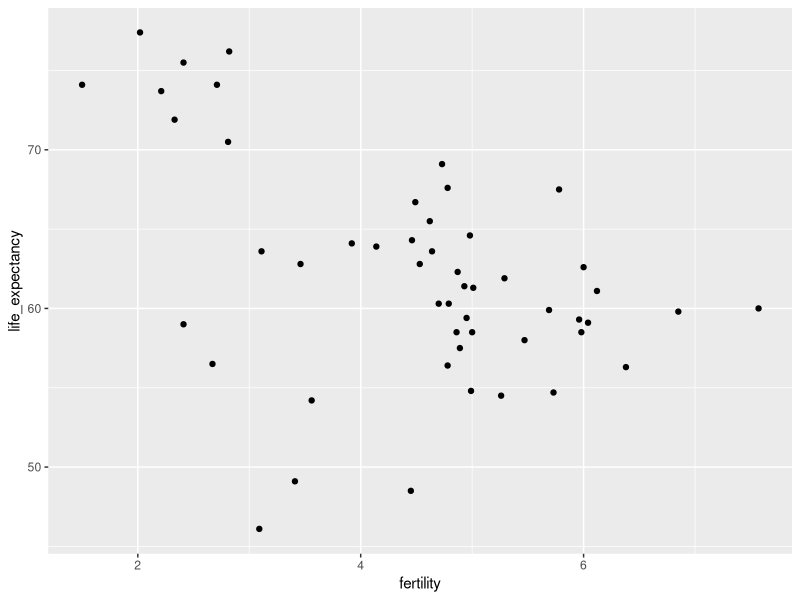
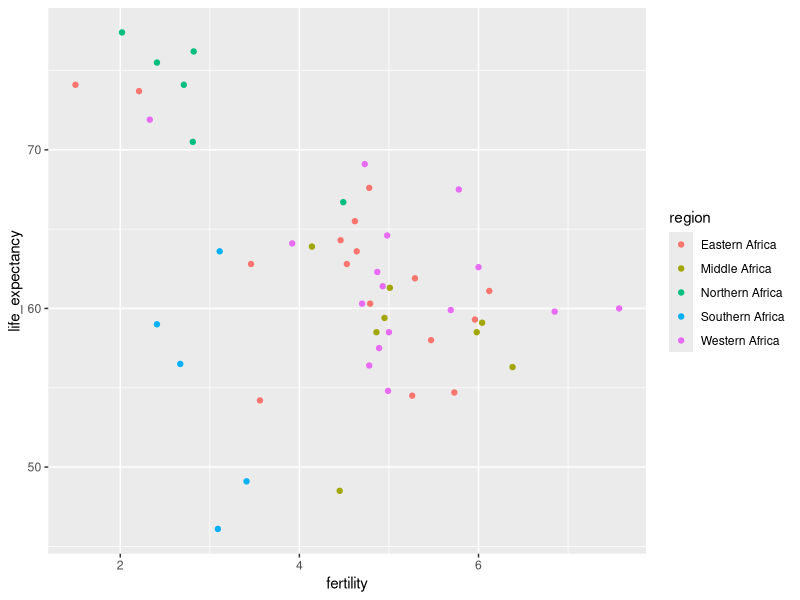
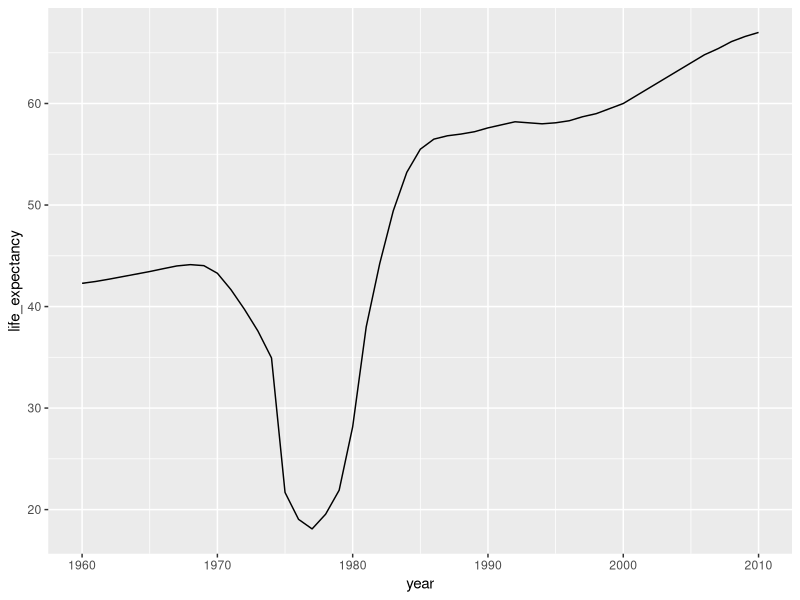
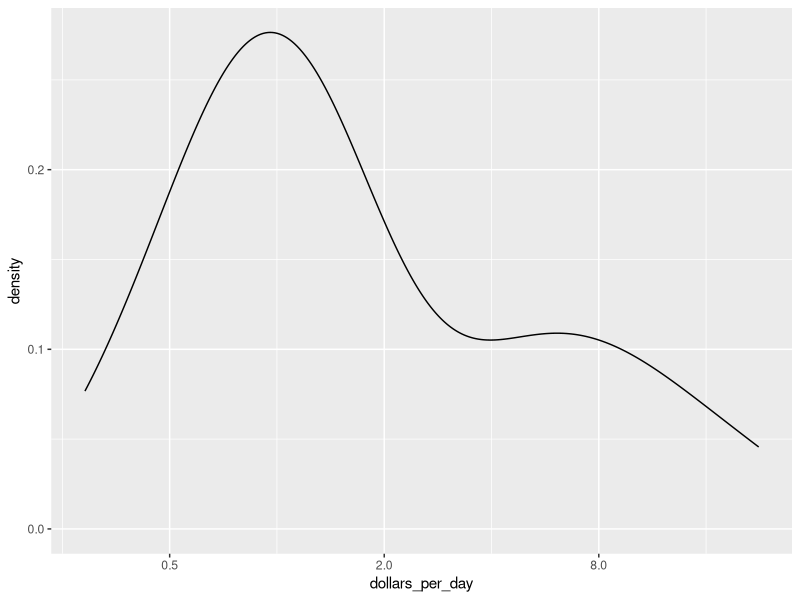
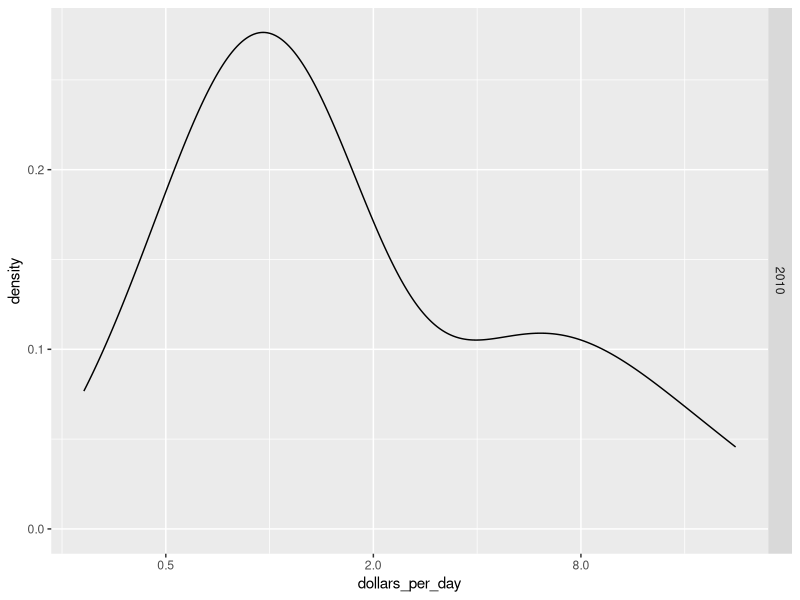
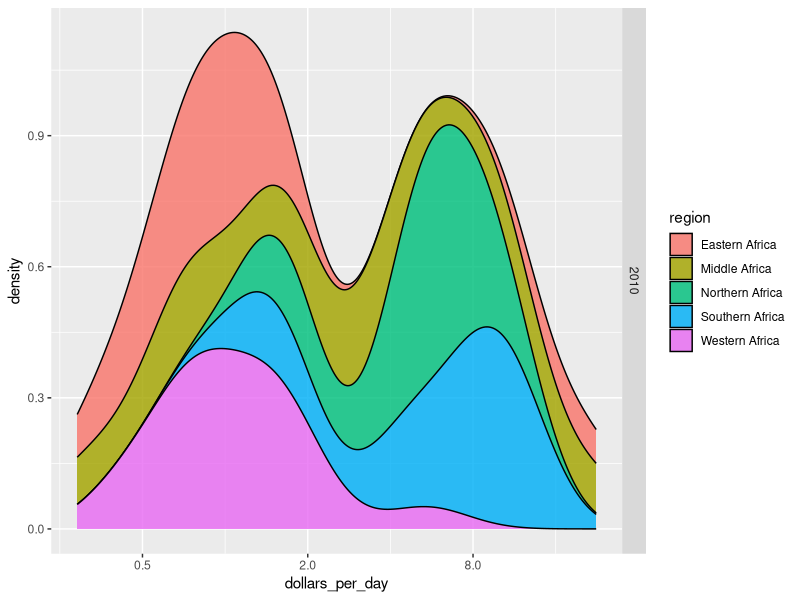
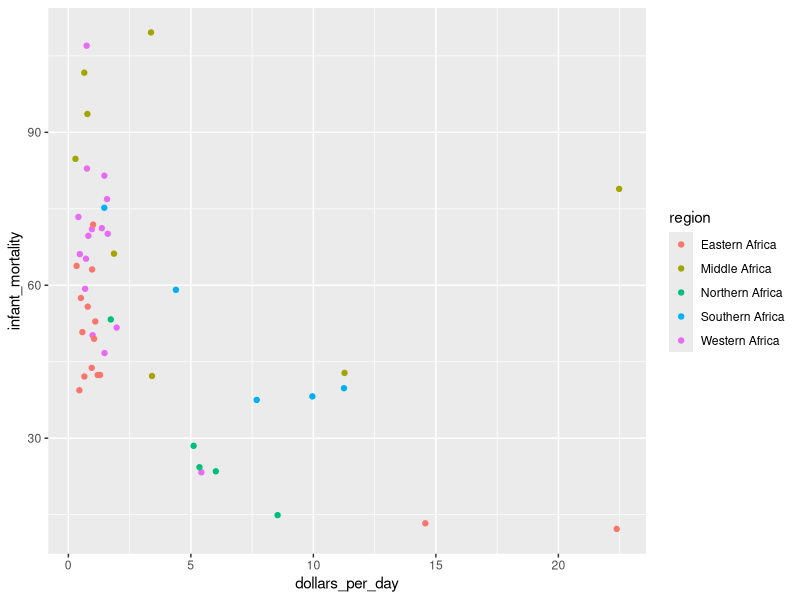

These figures' R source, in order: (Note: this script raises an error after producing the figures.)
"Exercise 1. Life expectancy vs fertility - part 1
The Gapminder Foundation (www.gapminder.org) is a non-profit organization based in Sweden that 
promotes global development through the use of statistics that can help reduce misconceptions 
about global development.


* Using ggplot and the points layer, create a scatter plot of life expectancy versus fertility for 
  the African continent in 2012.
* Remember that you can use the R console to explore the gapminder dataset to figure out the names 
  of the columns in the dataframe.
* In this exercise we provide parts of code to get you going. You need to fill out what is missing. 
  But note that going forward, in the next exercises, you will be required to write most of the code.
"

library(dplyr)
library(ggplot2)
library(dslabs)
data(gapminder)
## fill out the missing parts in filter and aes
gapminder %>% filter(continent == "Africa" & year == 2012) %>%
  ggplot(aes( x = fertility, y = life_expectancy )) +
  geom_point()
  
"Exercise 2. Life expectancy vs fertility - part 2 - coloring your plot
Note that there is quite a bit of variability in life expectancy and fertility with some African 
countries having very high life expectancies. There also appear to be three clusters in the plot.

Remake the plot from the previous exercises but this time use color to dinstinguish the different 
regions of Africa to see if this explains the clusters. Remember that you can explore the gapminder 
data to see how the regions of Africa are labeled in the dataframe!
"
library(dplyr)
library(ggplot2)
library(dslabs)
data(gapminder)

gapminder %>% filter(continent == "Africa" & year == 2012) %>% 
ggplot(aes(x = fertility, y = life_expectancy, color = region)) + 
geom_point()


"Exercise 3. Life expectancy vs fertility - part 3 - selecting country and region
While many of the countries in the high life expectancy/low fertility cluster are 
from Northern Africa, three countries are not.


* Create a table showing the country and region for the African countries (use select) 
  that in 2012 had fertility rates of 3 or less and life expectancies of at least 70.
* Assign your result to a data frame called df."


library(dplyr)
library(dslabs)
data(gapminder)

df <- gapminder %>% filter(continent == "Africa" & year == 2012 
                           & fertility <= 3 & life_expectancy >= 70) %>%
    select(country, region)

"Exercise 4. Life expectancy and the Vietnam War - part 1
The Vietnam War lasted from 1955 to 1975. Do the data support war having a negative 
effect on life expectancy? We will create a time series plot that covers the period 
from 1960 to 2010 of life expectancy for Vietnam and the United States, using color 
to distinguish the two countries. In this start we start the analysis by generating 
a table.

* Use filter to create a table with data for the years from 1960 to 2010 in Vietnam and 
  the United States.
* Save the table in an object called tab."

library(dplyr)
library(dslabs)
data(gapminder)

tab <- gapminder %>% 
filter(country %in% c("United States", "Vietnam") & year >= "1960" & year <= "2010") 


"Exercise 5. Life expectancy and the Vietnam War - part 2
Now that you have created the data table in Exercise 4, it is time to plot the data 
for the two countries.

Use geom_line to plot life expectancy vs year for Vietnam and the United States. The 
data table is stored in tab.
Use color to distinguish the two countries."

p <- tab %>% ggplot(aes(y = life_expectancy, x = year, color = country)) + geom_line()

"Exercise 6. Life expectancy in Cambodia
Cambodia was also involved in this conflict and, after the war, Pol Pot and his 
communist Khmer Rouge took control and ruled Cambodia from 1975 to 1979. He is 
considered one of the most brutal dictators in history. Do the data support this 
claim?

Use a single line of code to create a time series plot from 1960 to 2010 of life 
expectancy vs year for Cambodia."

library(dplyr)
library(ggplot2)
library(dslabs)
data(gapminder)

gapminder %>% filter(country == "Cambodia" & year >= "1960" & year <= "2010") %>% 
ggplot(aes(x = year, y = life_expectancy)) + geom_line()


"Exercise 7. Dollars per day - part 1
Now we are going to calculate and plot dollars per day for African countries in 
2010 using GDP data.

In the first part of this analysis, we will create the dollars per day variable.

* Use mutate to create a dollars_per_day variable, which is defined as gdp/population/365.
* Create the dollars_per_day variable for African countries for the year 2010.
* Remove any NA values.
* Save the mutated dataset as daydollars.
"

library(dplyr)
library(dslabs)
data(gapminder)
daydollars <- gapminder %>% 
              mutate(dollars_per_day = gdp/population/365) %>% 
              filter(continent == "Africa" & year == 2010 & !is.na(dollars_per_day)) 



"Exercise 8. Dollars per day - part 2
Now we are going to calculate and plot dollars per day for African countries in 2010 using GDP data.

In the second part of this analysis, we will plot the smooth density plot using a log (base 2) x axis.

* The dataset including the dollars_per_day variable is preloaded as daydollars.
* Create a smooth density plot of dollars per day from daydollars.
* Use a log (base 2) scale for the x axis."


daydollars %>% ggplot(aes(dollars_per_day)) + scale_x_continuous(trans = "log2") + geom_density()
      
"Exercise 9. Dollars per day - part 3 - multiple density plots
Now we are going to combine the plotting tools we have used in the past two exercises to create 
density plots for multiple years.

* Create the dollars_per_day variable as in Exercise 7, but for African countries in the years 
  1970 and 2010 this time.
* Make sure you remove any NA values.
* Create a smooth density plot of dollars per day for 1970 and 2010 using a log (base 2) scale 
  for the x axis.
* Use facet_grid to show a different density plot for 1970 and 2010.
"

library(dplyr)
library(ggplot2)
library(dslabs)
data(gapminder)

gapminder <- gapminder %>% 
              mutate(dollars_per_day = gdp/population/365) %>% 
              filter(continent == "Africa" & year == 2010 & !is.na(dollars_per_day)) 

gapminder %>% ggplot(aes(dollars_per_day)) + 
              scale_x_continuous(trans = "log2") + 
              geom_density(alpha = 0.2) + facet_grid(year ~ .)

"Exercise 10. Dollars per day - part 4 - stacked histograms
Now we are going to edit the code from Exercise 9 to show stacked histograms of each 
region in Africa.

* Much of the code will be the same as in Exercise 9:
* Create the dollars_per_day variable as in Exercise 7, but for African countries in 
  the years 1970 and 2010 this time.
* Make sure you remove any NA values.
* Create a smooth density plot of dollars per day for 1970 and 2010 using a log (base 2) 
  scale for the x axis.
* Use facet_grid to show a different density plot for 1970 and 2010.
* Make sure the densities are smooth by using bw = 0.5.
* Use the fill and position arguments where appropriate to create the stacked histograms 
  of each region.
"
library(dplyr)
library(ggplot2)
library(dslabs)
data(gapminder)

gapminder <- gapminder %>% 
              mutate(dollars_per_day = gdp/population/365)

p <- gapminder %>% filter(continent == "Africa" & 
                      year %in% c("1970","2010") & 
                      !is.na(dollars_per_day)) %>% 
            ggplot(aes(dollars_per_day, fill = region)) + 
            scale_x_continuous(trans = "log2")
            
p + geom_density(alpha = 0.82, bw = 0.5, position = "stack") + facet_grid(year ~ .)


"Exercise 11. Infant mortality scatter plot - part 1
We are going to continue looking at patterns in the gapminder dataset by plotting infant mortality rates versus dollars per day for African countries.

Generate dollars_per_day using mutate and filter for the year 2010 for African countries.
Remember to remove NA values.
Store the mutated dataset in gapminder_Africa_2010.
Make a scatter plot of infant_mortaility versus dollars_per_day for countries in the African continent.
Use color to denote the different regions of Africa.

"
library(dplyr)
library(ggplot2)
library(dslabs)
data(gapminder)
gapminder_Africa_2010 <- gapminder %>% 
              mutate(dollars_per_day = gdp/population/365) %>% 
              filter(continent == "Africa" & 
                      year =="2010" & 
                      !is.na(dollars_per_day)) %>%
              ggplot(aes(dollars_per_day, infant_mortality, color = region))

# now make the scatter plot
gapminder_Africa_2010 + geom_point()


"Exercise 12. Infant mortality scatter plot - part 2 - logarithmic axis
Now we are going to transform the x axis of the plot from the previous exercise.

* The mutated dataset is preloaded as gapminder_Africa_2010.
* As in the previous exercise, make a scatter plot of infant_mortaility versus 
  dollars_per_day for countries in the African continent.
* As in the previous exercise, use color to denote the different regions of Africa.
* Transform the x axis to be in the log (base 2) scale.
"

gapminder_Africa_2010 %>% ggplot(aes(dollars_per_day, infant_mortality, color = region)) + 
                          scale_x_continuous(trans = "log2") + geom_point()

"Exercise 13. Infant mortality scatter plot - part 3 - adding labels
Note that there is a large variation in infant mortality and dollars per day among 
African countries.

As an example, one country has infant mortality rates of less than 20 per 1000 and 
dollars per day of 16, while another country has infant mortality rates over 10% and 
dollars per day of about 1.

In this exercise, we will remake the plot from Exercise 12 with country names instead 
of points so we can identify which countries are which.


* The mutated dataset is preloaded as gapminder_Africa_2010.
* As in the previous exercise, make a scatter plot of infant_mortaility versus 
  dollars_per_day for countries in the African continent.
* As in the previous exercise, use color to denote the different regions of Africa.
* As in the previous exercise, transform the x axis to be in the log (base 2) scale.
* Add a layer to display country names instead of points.
"
gapminder_Africa_2010 %>% ggplot(aes(dollars_per_day, infant_mortality, label = country, color = region)) +
                          scale_x_continuous(trans = "log2") + 
                          geom_text()
                          
"Exercise 14. Infant mortality scatter plot - part 4 - comparison of scatter plots
Now we are going to look at changes in the infant mortality and dollars per day 
patterns African countries between 1970 and 2010.


* Generate dollars_per_day using mutate and filter for the years 1970 and 2010 
  for African countries.
* Remember to remove NA values.
* As in the previous exercise, make a scatter plot of infant_mortaility versus 
  dollars_per_day for countries in the African continent.
* As in the previous exercise, use color to denote the different regions of Africa.
* As in the previous exercise, transform the x axis to be in the log (base 2) scale.
* As in the previous exercise, add a layer to display country names instead of points.
* Use facet_grid to show different plots for 1970 and 2010."                          
